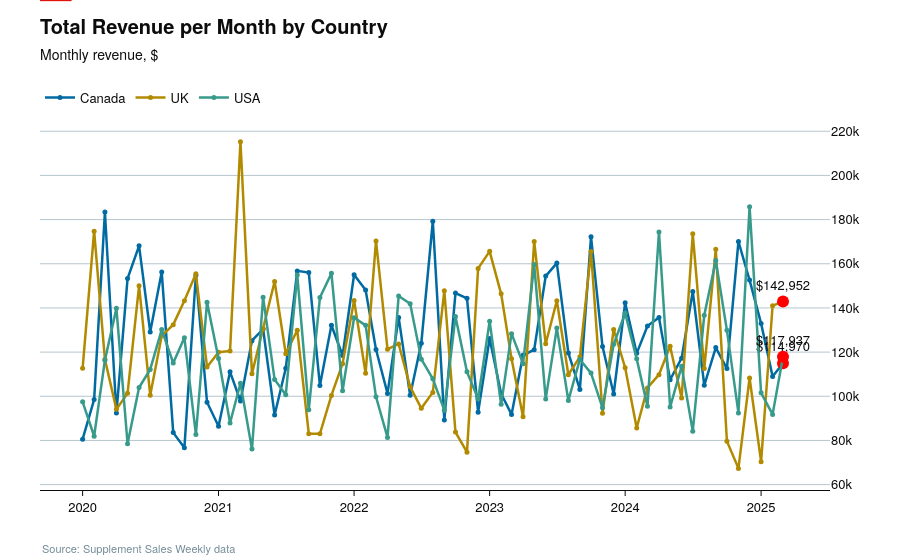

Here is the notebook cell this chart was saved with:
### Code cell
# Create interactive figure
fig = go.Figure()

for country in pivot.columns:
    series = pivot[country]

    # Main line trace
    fig.add_trace(go.Scatter(
        x=series.index,
        y=series.values,
        mode='lines+markers',
        name=country,
        legendgroup=country,        # link group
        hovertemplate=f"{country}<br>Revenue: $%{{y:,.2f}}"
    ))

    # Find most recent non-NaN value
    latest_idx = series.last_valid_index()
    latest_val = series.loc[latest_idx]

    # Highlight marker
    fig.add_trace(go.Scatter(
        x=[latest_idx],
        y=[latest_val],
        mode='markers+text',
        marker=dict(color='red', size=12),
        text=[f"${latest_val:,.0f}"],
        textposition="top center",
        name=f"{country} latest",
        legendgroup=country,        # linked to same group
        showlegend=False,           # keeps legend clean
        hoverinfo="skip"
    ))

fig.update_layout(
    title="<b>Total Revenue per Month by Country</b><br><span style='font-size:14px'>Monthly revenue, $</span>",
    hovermode="x unified",
    template=economist
)

fig.show()
